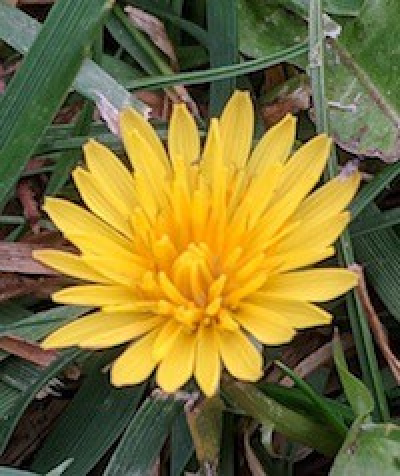
#> input picture CS5330_Part-1-main/images/flower.png, 400 x 476 px
$ python sift_features.py
#> lines starting #> are read from the running program, lines starting #| are printed output that depends on the picture
import numpy as np
import matplotlib.pyplot as plt
import cv2


def plot_img(img1, img2):
    """
    Converts an image from BGR to RGB and plots
    """

    fig, ax = plt.subplots(nrows=1, ncols=2)

    ax[0].imshow(cv2.cvtColor(img1, cv2.COLOR_BGR2RGB))
    ax[0].set_title('Image 1')
    ax[0].axis('off')

    ax[1].imshow(cv2.cvtColor(img2, cv2.COLOR_BGR2RGB))
    ax[1].set_title('SIFT Features')
    ax[1].axis('off')

    plt.show()


def main():
    # read an image
    img = cv2.imread('../images/flower.png')
#> img is the input picture: shape (476, 400, 3); mean B, G, R 55, 113.3, 123.9
    gray = cv2.cvtColor(img, cv2.COLOR_BGR2GRAY)
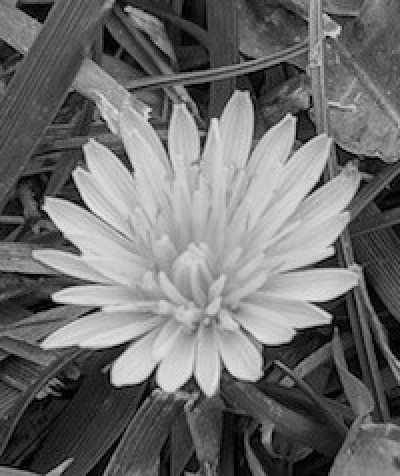
#> gray: shape (476, 400); min 0, max 235, mean 109.8

    # Initialize SIFT detector
    sift = cv2.SIFT_create()

    # Detect keypoints and compute descriptors
    keypoints, descriptors = sift.detectAndCompute(gray, None)
#> keypoints = 1049 keypoints; strongest (x, y, size): (125, 372, 18.8), (80, 202, 6.4), (118, 350, 9.8), (96, 309, 5.1)

    # Draw keypoints
    output_image = cv2.drawKeypoints(img, keypoints, None,
                           flags=cv2.DRAW_MATCHES_FLAGS_DRAW_RICH_KEYPOINTS)
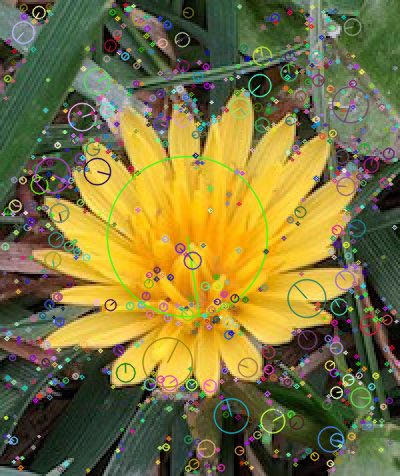
#> output_image: shape (476, 400, 3); mean B, G, R 61.3, 116.1, 124.6

    # plot one image image with keypoints
    plot_img(img, output_image)
#> in plot_img, `plt.show()`:
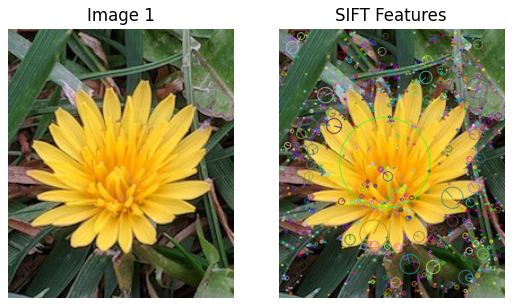
#> figure drawn by matplotlib, 2 panels


if __name__ == '__main__':
    main()

$ run again, with CS5330_Part-1-main/images/building_sm.png copied over CS5330_Part-1-main/images/flower.png
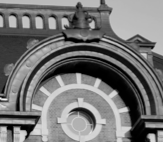
#> input picture CS5330_Part-1-main/images/building_sm.png, 163 x 142 px
#> in main, img is the input picture: shape (142, 163, 3); mean B, G, R 117.5, 117.5, 117.5
#> keypoints = 277 keypoints; strongest (x, y, size): (151, 136, 4.4), (10, 127, 4.9), (23, 127, 4.3), (27, 137, 2.2)
#> in main, `output_image = cv2.drawKeypoints(img, keypoints, None, flags=cv2.DRAW_..`:
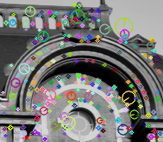
#> output_image: shape (142, 163, 3); mean B, G, R 117.2, 118.4, 118.8
#> in plot_img, `plt.show()`:
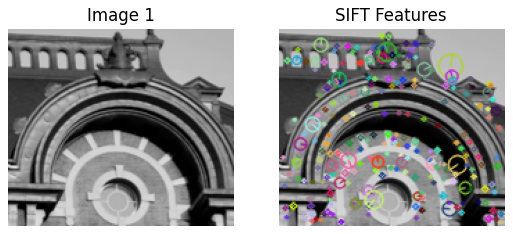
#> figure drawn by matplotlib, 2 panels

$ run again, with CS5330_Part-1-main/images/chair.png copied over CS5330_Part-1-main/images/flower.png
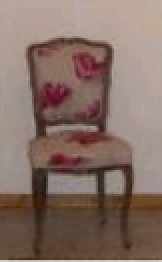
#> input picture CS5330_Part-1-main/images/chair.png, 81 x 131 px (shown 2 times larger)
#> in main, img is the input picture: shape (131, 81, 3); mean B, G, R 101.4, 111.1, 133.4
#> in main, `gray = cv2.cvtColor(img, cv2.COLOR_BGR2GRAY)`:
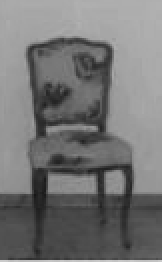
#> gray: shape (131, 81) (shown 2 times larger); min 22, max 203, mean 116.7
#> keypoints = 75 keypoints; strongest (x, y, size): (57, 91, 6.5), (47, 64, 2.4), (64, 85, 4.3), (19, 89, 6.2)
#> in plot_img, `plt.show()`:
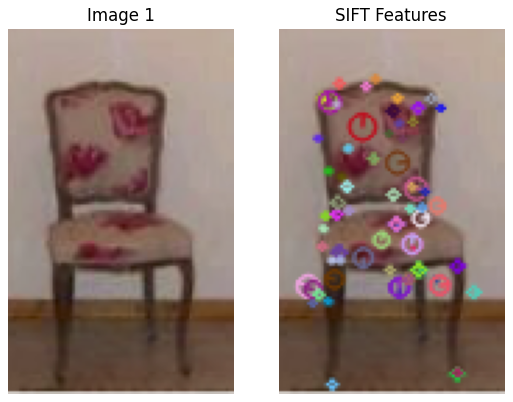
#> figure drawn by matplotlib, 2 panels
